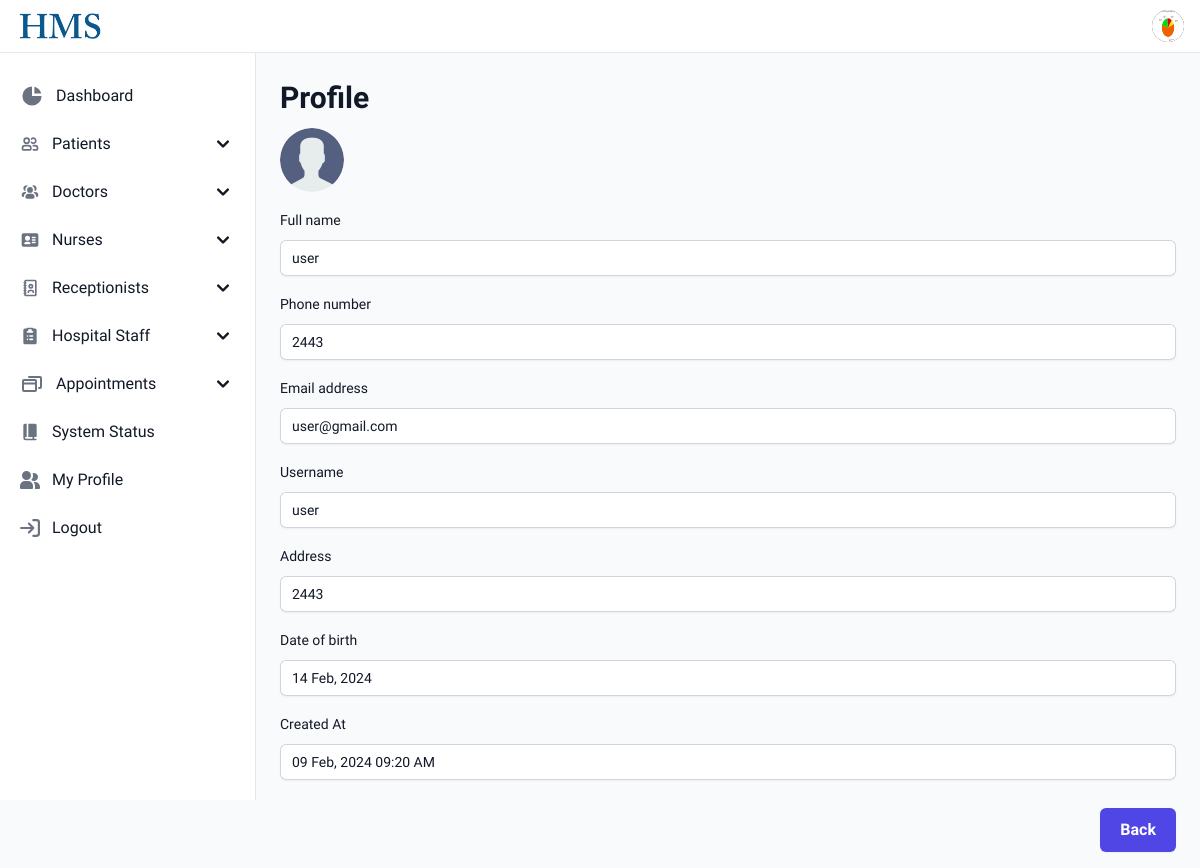
/admin/admin/patient-details?id=5 (signed in), run on the app's committed database.
### tables this page shows
CREATE TABLE `users` (
  `id` int(11) NOT NULL,
  `name` text DEFAULT NULL,
  `img` varchar(1000) DEFAULT NULL,
  `username` text DEFAULT NULL,
  `email` text DEFAULT NULL,
  `password` varchar(1000) DEFAULT NULL,
  `phone` bigint(20) DEFAULT NULL,
  `role_id` int(11) DEFAULT NULL,
  `created_by` bigint(20) DEFAULT NULL,
  `created_at` datetime DEFAULT NULL,
  `updated_at` datetime DEFAULT NULL
);

CREATE TABLE `patient` (
  `id` int(11) NOT NULL,
  `user_id` int(11) DEFAULT NULL,
  `dob` date DEFAULT NULL,
  `gender` int(11) DEFAULT NULL,
  `address` varchar(1000) DEFAULT NULL
);

### admin/index.php (called while the page is built, shortened)
<?php
require(__DIR__ . '/../php/config.php');
include __DIR__ . '/../layouts/admin/app.php';

### php/config.php (called while the page is built, shortened)
<?php
$url='http://localhost:8080/hms/';
?>

### admin/patient-details.php (the view, shortened to what this page needs)
<?php
$user_id = $_GET['id'];
$user_data = mysqli_query($conn,"SELECT * FROM `users` WHERE `id`=$user_id");
$data = mysqli_fetch_assoc($user_data);
$patient_data = mysqli_query($conn,"SELECT * FROM `patient` WHERE `user_id`=$user_id");
$row_data = mysqli_fetch_assoc($patient_data);
?>
<div class="max-w-4xl mx-auto">
  <h2 class="leading-7 text-gray-900 text-start text-xl md:text-3xl font-semibold mb-3">Profile</h2>
</div>
<form class="max-w-4xl mx-auto" id="dataForm" enctype="multipart/form-data">
  <div class="space-y-12">
    <div class="">
      <div class="col-span-full">
        <div class="mt-2 flex items-center gap-x-3">
          <img class="h-16 mr-3 rounded-full image_div" src="<?=$url?><?php if($data['img']!==null){ echo 'assets/data/'.$data['img']; }else{ echo 'assets/data/user_image.png'; } ?>" alt="Avatar">
        </div>
      </div>
    </div>
  </div>
  <div class=" mt-4">
    <div class="mt-3 grid grid-cols-1 gap-x-6 sm:grid-cols-6">
      <div class="col-span-full mb-4">
        <label for="name" class="block text-sm font-medium leading-6 text-gray-900">Full name</label>
        <div class="mt-2">
          <input type="text" name="name" id="name"
            class="block w-full rounded-md border-0 py-1.5 text-gray-900 shadow-sm ring-1 ring-inset ring-gray-300 placeholder:text-gray-400 focus:ring-2 focus:ring-inset focus:ring-indigo-600 sm:text-sm sm:leading-6"
            value="<?=$data['name']?>" required disabled readonly>
        </div>
      </div>
      <div class="col-span-full mb-4">
        <label for="phone" class="block text-sm font-medium leading-6 text-gray-900">Phone number</label>
        <div class="mt-2">
          <input type="tel" name="phone" id="phone"
            class="block w-full rounded-md border-0 py-1.5 text-gray-900 shadow-sm ring-1 ring-inset ring-gray-300 placeholder:text-gray-400 focus:ring-2 focus:ring-inset focus:ring-indigo-600 sm:text-sm sm:leading-6"
            value="<?=$data['phone']?>" disabled readonly>
        </div>
      </div>
      <div class="col-span-full mb-4">
        <label for="email" class="block text-sm font-medium leading-6 text-gray-900">Email address</label>
        <div class="mt-2">
          <input id="email" name="email" type="email"
            class="block w-full rounded-md border-0 py-1.5 text-gray-900 shadow-sm ring-1 ring-inset ring-gray-300 placeholder:text-gray-400 focus:ring-2 focus:ring-inset focus:ring-indigo-600 sm:text-sm sm:leading-6"
            value="<?=$data['email']?>" required disabled readonly>
        </div>
      </div>
      <div class="col-span-full mb-4">
        <label for="username" class="block text-sm font-medium leading-6 text-gray-900">Username</label>
        <div class="mt-2">
          <input type="text" name="username" id="username"
            class="block w-full rounded-md border-0 py-1.5 text-gray-900 shadow-sm ring-1 ring-inset ring-gray-300 placeholder:text-gray-400 focus:ring-2 focus:ring-inset focus:ring-indigo-600 sm:text-sm sm:leading-6"
            value="<?=$data['username']?>" disabled readonly>
        </div>
      </div>
      <div class="col-span-full mb-4">
        <label for="address" class="block text-sm font-medium leading-6 text-gray-900">Address</label>
        <div class="mt-2">
          <input type="text" name="address" id="address"
            class="block w-full rounded-md border-0 py-1.5 text-gray-900 shadow-sm ring-1 ring-inset ring-gray-300 placeholder:text-gray-400 focus:ring-2 focus:ring-inset focus:ring-indigo-600 sm:text-sm sm:leading-6"
            value="<?=$row_data['address']?>" disabled readonly>
        </div>
      </div>
      <div class="col-span-full mb-4">
        <label for="dob" class="block text-sm font-medium leading-6 text-gray-900">Date of birth</label>
        <div class="mt-2">
          <input type="text" name="dob" id="dob"
            class="block w-full rounded-md border-0 py-1.5 text-gray-900 shadow-sm ring-1 ring-inset ring-gray-300 placeholder:text-gray-400 focus:ring-2 focus:ring-inset focus:ring-indigo-600 sm:text-sm sm:leading-6"
            value="<?=date('d M, Y', strtotime($row_data['dob']))?>" disabled readonly>
        </div>
      </div>
      <div class="col-span-full mb-4">
        <label class="block text-sm font-medium leading-6 text-gray-900">Created At</label>
        <div class="mt-2">
          <input type="text"
            class="block w-full rounded-md border-0 py-1.5 text-gray-900 shadow-sm ring-1 ring-inset ring-gray-300 placeholder:text-gray-400 focus:ring-2 focus:ring-inset focus:ring-indigo-600 sm:text-sm sm:leading-6"
            value="<?=date('d M, Y h:i A', strtotime($data['created_at']))?>" disabled readonly>
        </div>
      </div>
    </div>
  </div>
  <div class="mt-3 flex items-center justify-end gap-x-6">
    <a href="<?=$url?>admin/manage-patients"
      class="rounded-md bg-indigo-600 px-5 py-2.5 text-base font-semibold text-white shadow-sm hover:bg-indigo-500 focus-visible:outline focus-visible:outline-2 focus-visible:outline-offset-2 focus-visible:outline-indigo-600 action_btn">Back</a>
  </div>
</form>

### assets/css/style.css (style rules this page uses)
html { font-family: 'Exo 2', sans-serif !important; }
html, :host { line-height: 1.5; -webkit-text-size-adjust: 100%; -moz-tab-size: 4; -o-tab-size: 4; tab-size: 4; font-family: ui-sans-serif, system-ui, sans-serif, "Apple Color Emoji", "Segoe UI Emoji", "Segoe UI Symbol", "Noto Color Emoji"; font-feature-settings: normal; font-variation-settings: normal; -webkit-tap-highlight-color: transparent; }
body { margin: 0; line-height: inherit; }
h1, h2, h3, h4, h5, h6 { font-size: inherit; font-weight: inherit; }
a { color: inherit; text-decoration: inherit; }
button, input, optgroup, select, textarea { font-family: inherit; font-feature-settings: inherit; font-variation-settings: inherit; font-size: 100%; font-weight: inherit; line-height: inherit; color: inherit; margin: 0; padding: 0; }
blockquote, dl, dd, h1, h2, h3, h4, h5, h6, hr, figure, p, pre { margin: 0; }
input::placeholder, textarea::placeholder { opacity: 1; color: #9ca3af; }
:disabled { cursor: default; }
img, svg, video, canvas, audio, iframe, embed, object { display: block; vertical-align: middle; }
img, video { max-width: 100%; height: auto; }
.col-span-full { grid-column: 1 / -1; }
.mx-auto { margin-left: auto; margin-right: auto; }
.mb-3 { margin-bottom: 0.75rem; }
.mb-4 { margin-bottom: 1rem; }
.mr-3 { margin-right: 0.75rem; }
.mt-2 { margin-top: 0.5rem; }
.mt-3 { margin-top: 0.75rem; }
.mt-4 { margin-top: 1rem; }
.block { display: block; }
.flex { display: flex; }
.grid { display: grid; }
.h-16 { height: 4rem; }
.min-h-screen { min-height: 100vh; }
.w-full { width: 100%; }
.max-w-4xl { max-width: 56rem; }
.grid-cols-1 { grid-template-columns: repeat(1, minmax(0, 1fr)); }
.flex-col { flex-direction: column; }
.items-center { align-items: center; }
.justify-end { justify-content: flex-end; }
.gap-x-3 { -moz-column-gap: 0.75rem; column-gap: 0.75rem; }
.gap-x-6 { -moz-column-gap: 1.5rem; column-gap: 1.5rem; }
.rounded-full { border-radius: 9999px; }
.rounded-md { border-radius: 0.375rem; }
.border-0 { border-width: 0px; }
.bg-indigo-600 { --tw-bg-opacity: 1; background-color: rgb(79 70 229 / var(--tw-bg-opacity)); }
.px-5 { padding-left: 1.25rem; padding-right: 1.25rem; }
.py-1\.5 { padding-top: 0.375rem; padding-bottom: 0.375rem; }
.py-2\.5 { padding-top: 0.625rem; padding-bottom: 0.625rem; }
.text-start { text-align: start; }
.text-base { font-size: 1rem; line-height: 1.5rem; }
.text-sm { font-size: 0.875rem; line-height: 1.25rem; }
.text-xl { font-size: 1.25rem; line-height: 1.75rem; }
.font-medium { font-weight: 500; }
.font-semibold { font-weight: 600; }
.leading-6 { line-height: 1.5rem; }
.leading-7 { line-height: 1.75rem; }
.text-gray-900 { --tw-text-opacity: 1; color: rgb(17 24 39 / var(--tw-text-opacity)); }
.text-white { --tw-text-opacity: 1; color: rgb(255 255 255 / var(--tw-text-opacity)); }
.shadow-sm { --tw-shadow: 0 1px 2px 0 rgb(0 0 0 / 0.05); --tw-shadow-colored: 0 1px 2px 0 var(--tw-shadow-color); box-shadow: var(--tw-ring-offset-shadow, 0 0 #0000), var(--tw-ring-shadow, 0 0 #0000), var(--tw-shadow); }
.ring-1 { --tw-ring-offset-shadow: var(--tw-ring-inset) 0 0 0 var(--tw-ring-offset-width) var(--tw-ring-offset-color); --tw-ring-shadow: var(--tw-ring-inset) 0 0 0 calc(1px + var(--tw-ring-offset-width)) var(--tw-ring-color); box-shadow: var(--tw-ring-offset-shadow), var(--tw-ring-shadow), var(--tw-shadow, 0 0 #0000); }
.ring-inset { --tw-ring-inset: inset; }
.ring-gray-300 { --tw-ring-opacity: 1; --tw-ring-color: rgb(209 213 219 / var(--tw-ring-opacity)); }
.placeholder\:text-gray-400::placeholder { --tw-text-opacity: 1; color: rgb(156 163 175 / var(--tw-text-opacity)); }
@media (min-width: 640px) { .sm\:grid-cols-6 { grid-template-columns: repeat(6, minmax(0, 1fr)); } }
@media (min-width: 640px) { .sm\:text-sm { font-size: 0.875rem; line-height: 1.25rem; } }
@media (min-width: 640px) { .sm\:leading-6 { line-height: 1.5rem; } }
@media (min-width: 768px) { .md\:text-3xl { font-size: 1.875rem; line-height: 2.25rem; } }

### data on the page
users: name "user", phone "2443", email "user@gmail.com", username "user", created_at "09 Feb, 2024 09:20 AM"
patient: address "2443", dob "14 Feb, 2024"
